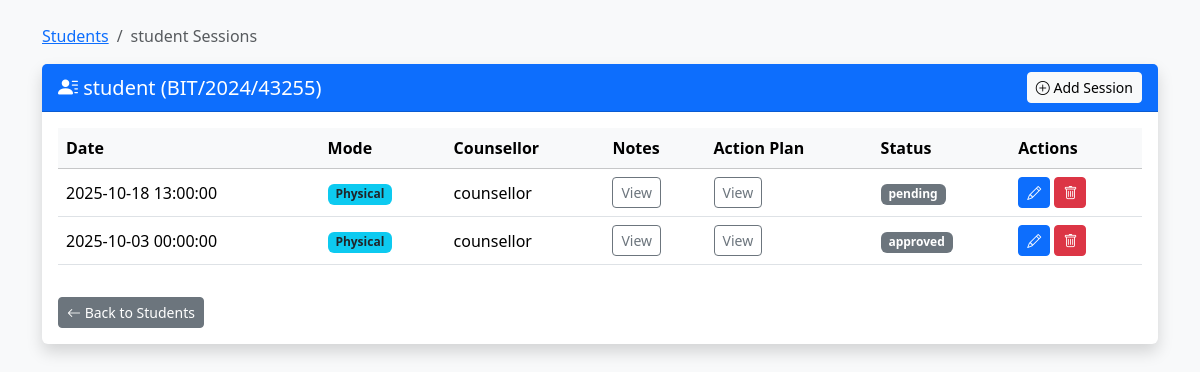
The app's page /sessions.php?student_id=8, older data.
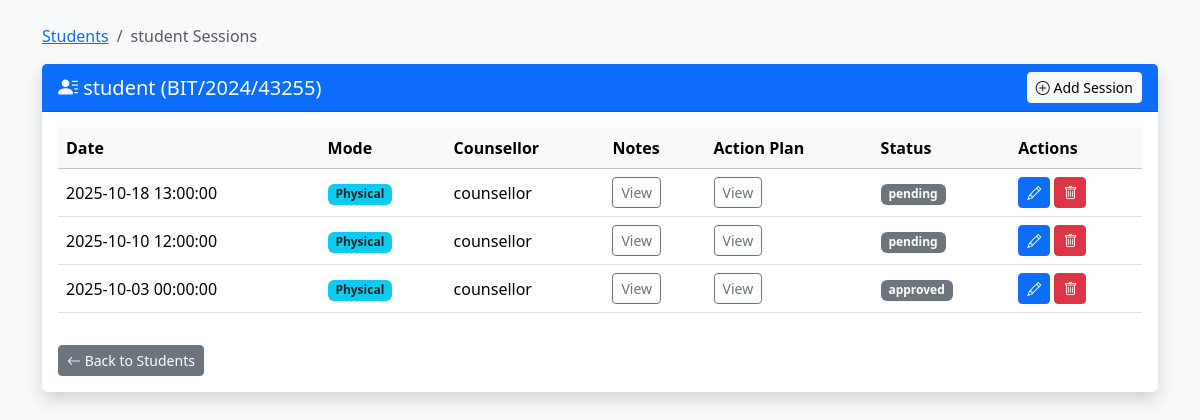
The same page, newer data.
### tables this page shows
CREATE TABLE `users` (
  `id` int(10) UNSIGNED NOT NULL,
  `reg_no` varchar(50) DEFAULT NULL,
  `name` varchar(150) NOT NULL,
  `email` varchar(150) NOT NULL,
  `profile_pic` varchar(255) DEFAULT NULL,
  `password_hash` varchar(255) NOT NULL,
  `role` varchar(20) NOT NULL DEFAULT 'student',
  `status` varchar(20) NOT NULL DEFAULT 'pending',
  `created_at` timestamp NOT NULL DEFAULT current_timestamp()
);

CREATE TABLE `sessions` (
  `id` int(10) UNSIGNED NOT NULL,
  `student_id` int(10) UNSIGNED NOT NULL,
  `counsellor_id` int(10) UNSIGNED NOT NULL,
  `session_date` datetime NOT NULL,
  `mode` varchar(50) DEFAULT NULL,
  `notes` text DEFAULT NULL,
  `action_plan` text DEFAULT NULL,
  `status` varchar(50) DEFAULT 'Pending',
  `created_at` datetime DEFAULT current_timestamp(),
  `updated_at` datetime DEFAULT current_timestamp() ON UPDATE current_timestamp()
);

### sessions.php (the view, shortened to what this page needs)
<?php
require 'db.php';
$student_id = intval($_GET['student_id']);
try {
    $stmt = $pdo->prepare("SELECT id, reg_no, name FROM users WHERE id = ?");
    $stmt->execute([$student_id]);
    $student = $stmt->fetch(PDO::FETCH_ASSOC);
    $stmt = $pdo->prepare("SELECT s.id, s.session_date, s.mode, s.notes, s.action_plan, s.status,
                                  u.name AS counsellor_name
                           FROM sessions s
                           JOIN users u ON s.counsellor_id = u.id
                           WHERE s.student_id = ?
                           ORDER BY s.session_date DESC");
    $stmt->execute([$student_id]);
    $sessions = $stmt->fetchAll(PDO::FETCH_ASSOC);
} catch (PDOException $e) {
    die("Error fetching sessions: " . $e->getMessage());
}
?>
<!DOCTYPE html>
<html lang="en">
<head>
    <link href="https://cdn.jsdelivr.net/npm/bootstrap@5.3.3/dist/css/bootstrap.min.css" rel="stylesheet">
    <link href="https://cdn.jsdelivr.net/npm/bootstrap-icons@1.11.3/font/bootstrap-icons.css" rel="stylesheet">
</head>
<body class="bg-light">
<div class="container mt-4">
    <nav aria-label="breadcrumb">
        <ol class="breadcrumb">
            <li class="breadcrumb-item"><a href="students.php">Students</a></li>
            <li class="breadcrumb-item active" aria-current="page"><?= htmlspecialchars($student['name']) ?> Sessions</li>
        </ol>
    </nav>
    <div class="card shadow border-0">
        <div class="card-header bg-primary text-white d-flex justify-content-between align-items-center">
            <h5 class="mb-0">
                <i class="bi bi-person-lines-fill"></i>
                <?= htmlspecialchars($student['name']) ?> (<?= htmlspecialchars($student['reg_no']) ?>)
            </h5>
            <a href="add_session.php?student_id=<?= $student['id'] ?>" class="btn btn-light btn-sm">
                <i class="bi bi-plus-circle"></i> Add Session
            </a>
        </div>
        <div class="card-body">
            <?php if (empty($sessions)): ?>
                <div class="alert alert-info">
                    <i class="bi bi-info-circle"></i> No sessions found for this student.
                </div>
            <?php else: ?>
                <div class="table-responsive">
                    <table class="table align-middle table-hover">
                        <thead class="table-light">
                            <tr>
                                <th>Date</th>
                                <th>Mode</th>
                                <th>Counsellor</th>
                                <th>Notes</th>
                                <th>Action Plan</th>
                                <th>Status</th>
                                <th>Actions</th>
                            </tr>
                        </thead>
                        <tbody>
                            <?php foreach ($sessions as $s): ?>
                                <tr>
                                    <td><?= htmlspecialchars($s['session_date']) ?></td>
                                    <td><span class="badge bg-info text-dark"><?= htmlspecialchars($s['mode']) ?></span></td>
                                    <td><?= htmlspecialchars($s['counsellor_name']) ?></td>
                                    <td>
                                        <button class="btn btn-sm btn-outline-secondary"
                                                type="button"
                                                data-bs-toggle="collapse"
                                                data-bs-target="#notes<?= $s['id'] ?>">
                                            View
                                        </button>
                                    </td>
                                    <td>
                                        <button class="btn btn-sm btn-outline-secondary"
                                                type="button"
                                                data-bs-toggle="collapse"
                                                data-bs-target="#plan<?= $s['id'] ?>">
                                            View
                                        </button>
                                    </td>
                                    <td>
                                        <?php
                                            $badgeClass = match ($s['status']) {
                                                'Completed' => 'bg-success',
                                                'Pending'   => 'bg-warning text-dark',
                                                'Cancelled' => 'bg-danger',
                                                default     => 'bg-secondary'
                                            };
                                        ?>
                                        <span class="badge <?= $badgeClass ?>">
                                            <?= htmlspecialchars($s['status']) ?>
                                        </span>
                                    </td>
                                    <td>
                                        <a href="edit_session.php?id=<?= $s['id'] ?>&student_id=<?= $student['id'] ?>"
                                           class="btn btn-sm btn-primary">
                                           <i class="bi bi-pencil"></i>
                                        </a>
                                        <a href="delete_session.php?id=<?= $s['id'] ?>&student_id=<?= $student['id'] ?>"
                                           class="btn btn-sm btn-danger"
                                           onclick="return confirm('Are you sure you want to delete this session?')">
                                           <i class="bi bi-trash"></i>
                                        </a>
                                    </td>
                                </tr>
                            <?php endforeach; ?>
                        </tbody>
                    </table>
                </div>
            <?php endif; ?>
            <a href="students.php" class="btn btn-secondary btn-sm mt-3">
                <i class="bi bi-arrow-left"></i> Back to Students
            </a>
        </div>
    </div>
</div>
</body>
</html>

Row changes from the older to the newer data that the page shows:
added sessions: session_date "2025-10-10 12:00:00", mode "Physical", counsellor.name "counsellor", status "pending"
